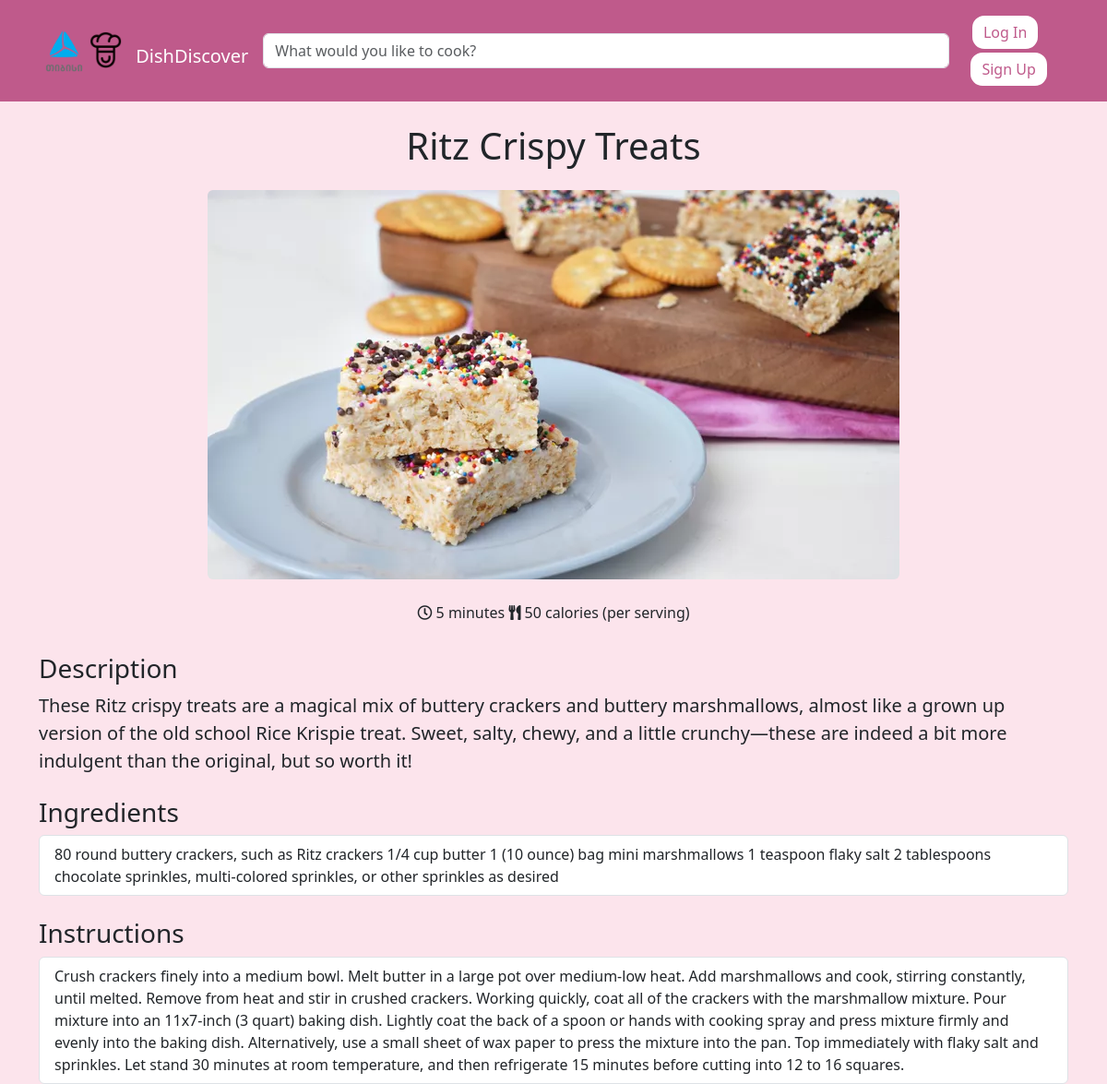
/recipe/1, run on the app's committed database.
### models.py (models this page shows)
class Recipe(database.Model):
    id = Column(Integer, primary_key=True)
    title = Column(String(100), nullable=False)
    file = Column(String(255), nullable=False)
    description = Column(Text, nullable=False)
    cooking_time = Column(Text, nullable=True)
    calories = Column(Integer, nullable=True)
    ingredients = Column(Text, nullable=False)
    instructions = Column(Text, nullable=False)
    user_id = Column(Integer, ForeignKey('user.id'), nullable=False)
    category_id = database.Column(Integer, ForeignKey('category.id'), nullable=False)

### routes.py (the view)
@app.route('/recipe/<int:recipe_id>', methods=['GET'])
def recipe(recipe_id):
    recipe = Recipe.query.get(recipe_id)
    if recipe:
        return render_template('recipe.html', recipe=recipe)

### templates/recipe.html
{% extends "base.html" %}
{% block content %}
<div class="container mt-4">
    <h1 class="text-center">{{ recipe.title }}</h1>
    <div class="text-center mt-4">
        <img src="{{ url_for('static', filename='files/' + recipe.file) }}" class="img-fluid rounded"
             alt="Recipe Image">
    </div>
    <div class="row mt-4">
        <div class="col-md-6 offset-md-3 text-center">
            <div class="mb-2">
                <i class="far fa-clock"></i>
                <span class="mr-2">{{ recipe.cooking_time }} minutes</span>
                <i class="fas fa-utensils"></i>
                <span class="mr-2">{{ recipe.calories }} calories (per serving)</span>
            </div>
        </div>
    </div>
    <div class="mt-4">
        <h3>Description</h3>
        <p class="lead">{{ recipe.description }}</p>
    </div>
    <div class="mt-4">
        <h3>Ingredients</h3>
        <ul class="list-group">
            <li class="list-group-item">{{ recipe.ingredients }}</li>
        </ul>
    </div>
    <div class="mt-4">
        <h3>Instructions</h3>
        <ol class="list-group">
            <li class="list-group-item">{{ recipe.instructions }}</li>
        </ol>
    </div>
    {% endblock %}

### templates/base.html (style rules this page uses)
body { background-color: #fce4ec; }

### data on the page
Recipe: title "Ritz Crispy Treats", file (picture), cooking_time "5", calories "50", description "These Ritz crispy treats are a magical mix of buttery crackers and buttery marshmallows, almost like a grown up version of the old school Rice Krispie treat. Sweet, salty, chewy, and a little crunchy—these are indeed a bit more indulgent than the original, but so worth it!", ingredients "80 round buttery crackers, such as Ritz crackers 1/4 cup butter 1 (10 ounce) bag mini marshmallows 1 teaspoon flaky salt 2 tablespoons chocolate sprinkles, multi-colored sprinkles, or other sprinkles as desired", instructions "Crush crackers finely into a medium bowl. Melt butter in a large pot over medium-low heat. Add marshmallows and cook, stirring constantly, until melted. Remove from heat and stir in crushed crackers. Working quickly, coat all of the crackers with the marshmallow mixture. Pour mixture into an 11x7-inch (3 quart) baking dish. Lightly coat the back of a spoon or hands with cooking spray and press mixture firmly and evenly into the baking dish. Alternatively, use a small sheet of wax paper to press the mixture into the pan. Top immediately with flaky salt and sprinkles. Let stand 30 minutes at room temperature, and then refrigerate 15 minutes before cutting into 12 to 16 squares."
